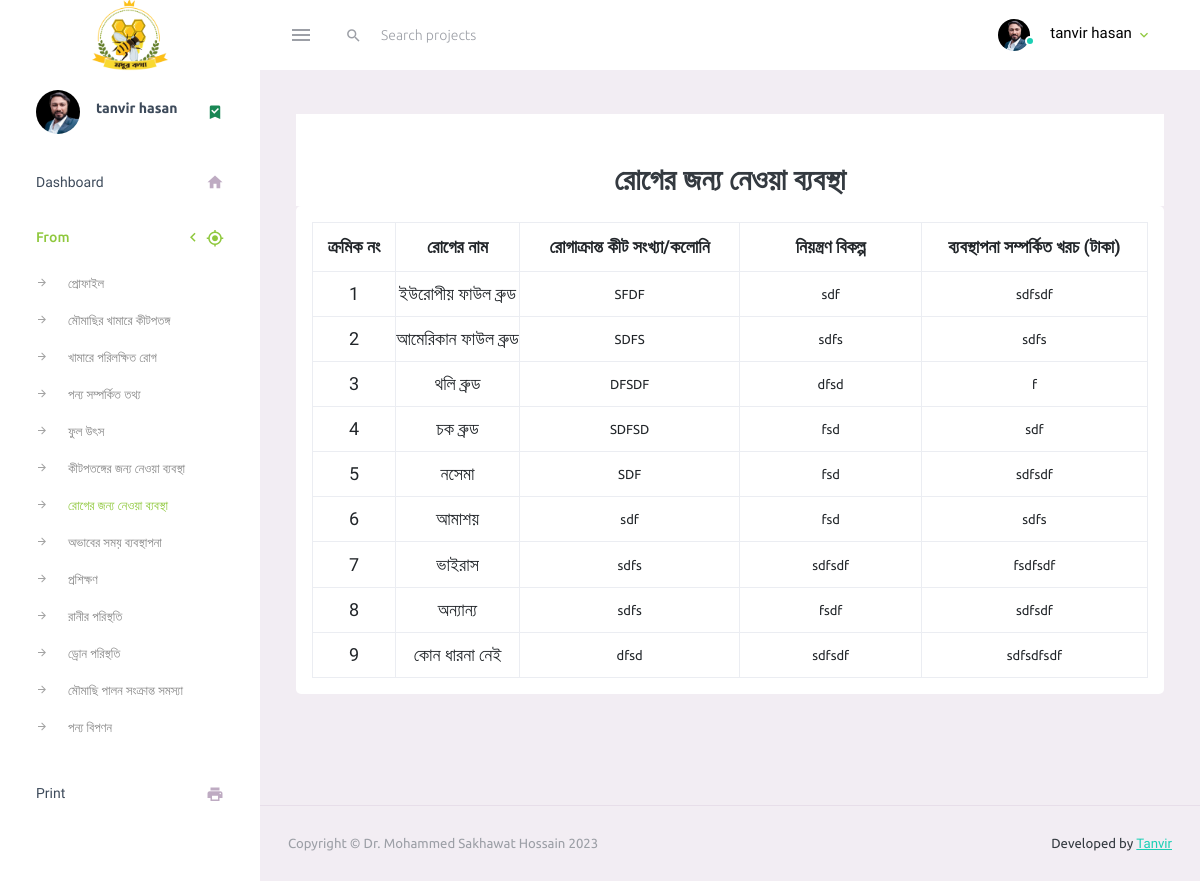
The app's page /ruger_bebostha20.php (signed in), older data.
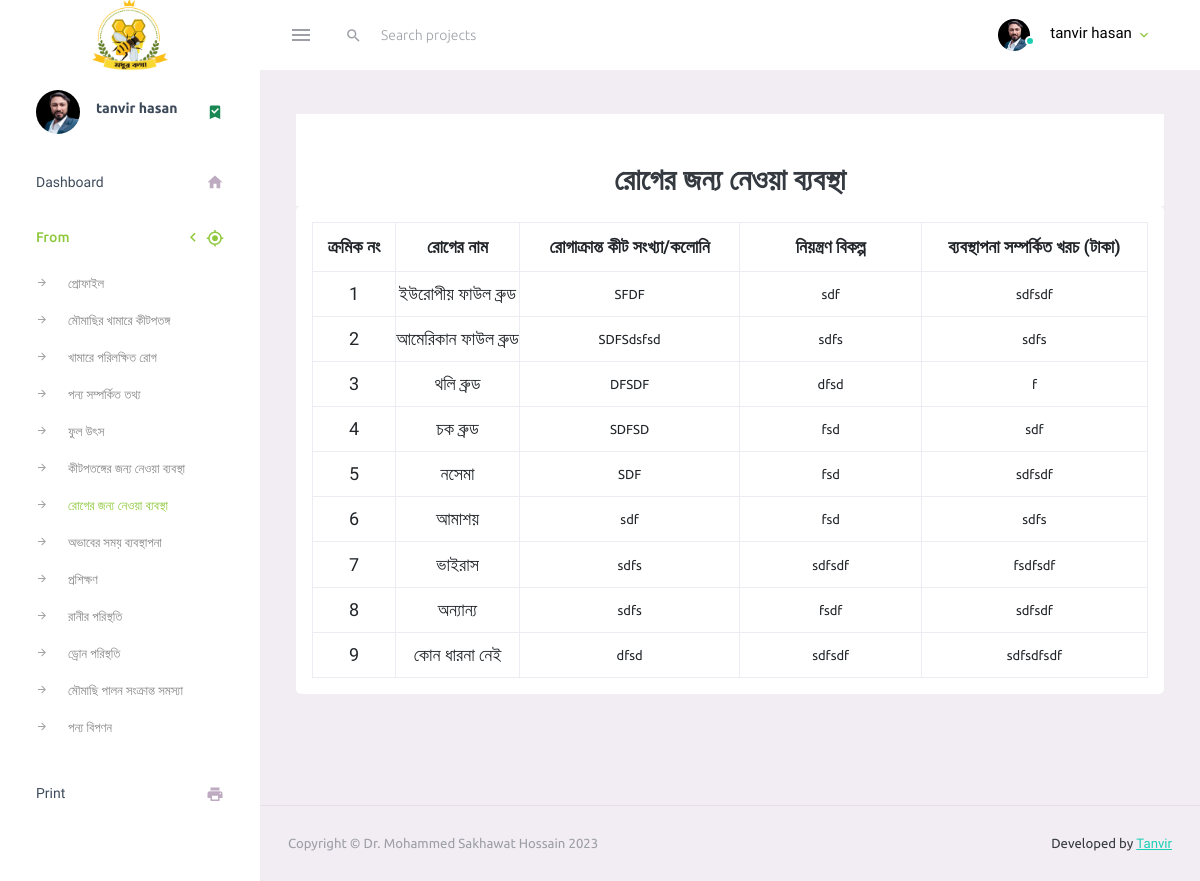
The same page, newer data.
### tables this page shows
CREATE TABLE `rogerbebostha_20` (
  `id` int(10) NOT NULL,
  `user_id` int(10) NOT NULL,
  `rugername` varchar(255) NOT NULL,
  `roge_akrantu_mashi` varchar(255) NOT NULL,
  `niramoy_bikolp` varchar(255) NOT NULL,
  `cost_taka` varchar(100) NOT NULL
);

### config/function.php (called while the page is built, shortened)
<?php
function SelectData($TableName, $moresql){
    global $conn;
    $sql = "SELECT * FROM $TableName $moresql";
    $select = mysqli_query($conn, $sql);
    return $select;
}
function UserData($id, $data){
    $row = SelectData("fls_users", "where user_name='$id'")->fetch_object();
    return $row->$data;
}
?>

### ruger_bebostha20.php (the view, shortened to what this page needs)
<?php
require_once "inc/header.php";
?>
<div class="row justify-content-md-center">
    <div class="col-12">
        <div class="text-center bg-white table-title">
            <h2 class="p-2 m-0 pt-5">রোগের জন্য নেওয়া ব্যবস্থা</h2>
        </div>
        <div class="card p-3 form_tabkle">
            <form action="" method="post">
                <table class="table table-bordered">
                    <tr>
                        <th>ক্রমিক নং</th>
                        <th>রোগের নাম</th>
                        <th>রোগাক্রান্ত কীট সংখ্যা/কলোনি</th>
                        <th>নিয়ন্ত্রণ বিকল্প</th>
                        <th>ব্যবস্থাপনা সম্পর্কিত খরচ (টাকা)</th>
                    </tr>
                    <?php
                    $i = 1;
                    $data = SelectData('rogerbebostha_20', "WHERE user_id='$id_user'");
                    while ($row = $data->fetch_object()) { ?>
                        <tr>
                            <td><?= $i++; ?></td>
                            <td><?= $row->rugername ?></td>
                            <td><input type="text" id="roge_akrantu_mashi<?php echo $row->id ?>" value="<?= $row->roge_akrantu_mashi ?>" class="form-control"></td>
                            <td><input type="text" id="niramoy_bikolp<?php echo $row->id ?>" value="<?= $row->niramoy_bikolp ?>" class="form-control"></td>
                            <td><input type="text" id="cost_taka<?php echo $row->id ?>" value="<?= $row->cost_taka ?>" class="form-control"></td>
                        </tr>
                    <?php } ?>
                </table>
            </form>
        </div>
    </div>
</div>
<?php require_once "inc/footer.php" ?>

### inc/header.php (shortened to what this page needs)
<?php
if (!isset($_SESSION['admin_user'])) {
  echo "<script> location.replace('login.php')</script>";
} else {
  $userid = $_SESSION['admin_user'];
  $id_user = $_SESSION['userid'];
}
require_once "config/db_conn.php";
require_once "config/function.php";
?>
<!DOCTYPE html>
<html lang="en">
<head>
  <link rel="stylesheet" href="assets/vendors/mdi/css/materialdesignicons.min.css">
  <link rel="stylesheet" href="assets/vendors/css/vendor.bundle.base.css">
  <link rel="stylesheet" href="assets/css/style.css">
</head>
<body>
  <div class="container-scroller">
    <nav class="navbar default-layout-navbar col-lg-12 col-12 p-0 fixed-top d-flex flex-row">
      <div class="text-center navbar-brand-wrapper d-flex align-items-center justify-content-center">
        <a class="navbar-brand brand-logo" href="index.html"><img src="assets/images/logo/logo.png" style="width: 30%;" alt="logo" /></a>
      </div>
      <div class="navbar-menu-wrapper d-flex align-items-stretch">
        <button class="navbar-toggler navbar-toggler align-self-center" type="button" data-toggle="minimize">
          <span class="mdi mdi-menu"></span>
        </button>
        <div class="search-field d-none d-md-block">
          <form class="d-flex align-items-center h-100" action="#">
            <div class="input-group">
              <div class="input-group-prepend bg-transparent">
                <i class="input-group-text border-0 mdi mdi-magnify"></i>
              </div>
              <input type="text" class="form-control bg-transparent border-0" placeholder="Search projects">
            </div>
          </form>
        </div>
        <ul class="navbar-nav navbar-nav-right">
          <li class="nav-item nav-profile dropdown">
            <a class="nav-link dropdown-toggle" id="profileDropdown" href="#" data-bs-toggle="dropdown" aria-expanded="false">
              <div class="nav-profile-img">
                <img src="assets/images/faces/<?= UserData($userid, 'profile_pic') ?>" alt="image">
                <span class="availability-status online"></span>
              </div>
              <div class="nav-profile-text">
                <p class="mb-1 text-black"><?= UserData($userid, 'name') ?></p>
              </div>
            </a>
          </li>
        </ul>
      </div>
    </nav>
    <div class="container-fluid page-body-wrapper">
      <?php require_once "sidebar.php" ?>
      <div class="main-panel">
        <div class="content-wrapper">

Row changes from the older to the newer data that the page shows:
changed rogerbebostha_20 "আমেরিকান ফাউল ব্রুড": roge_akrantu_mashi "SDFS" → "SDFSdsfsd"
